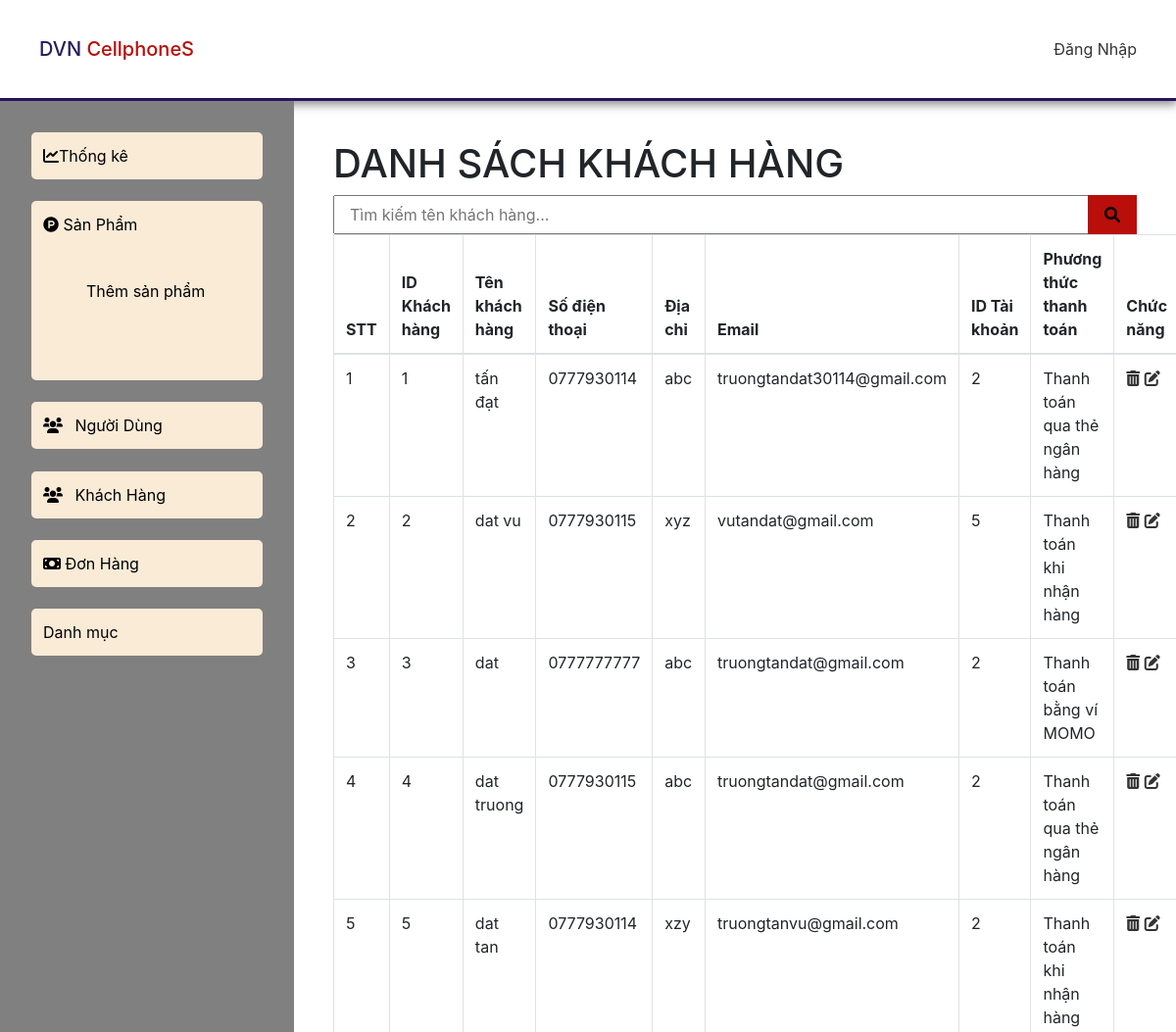
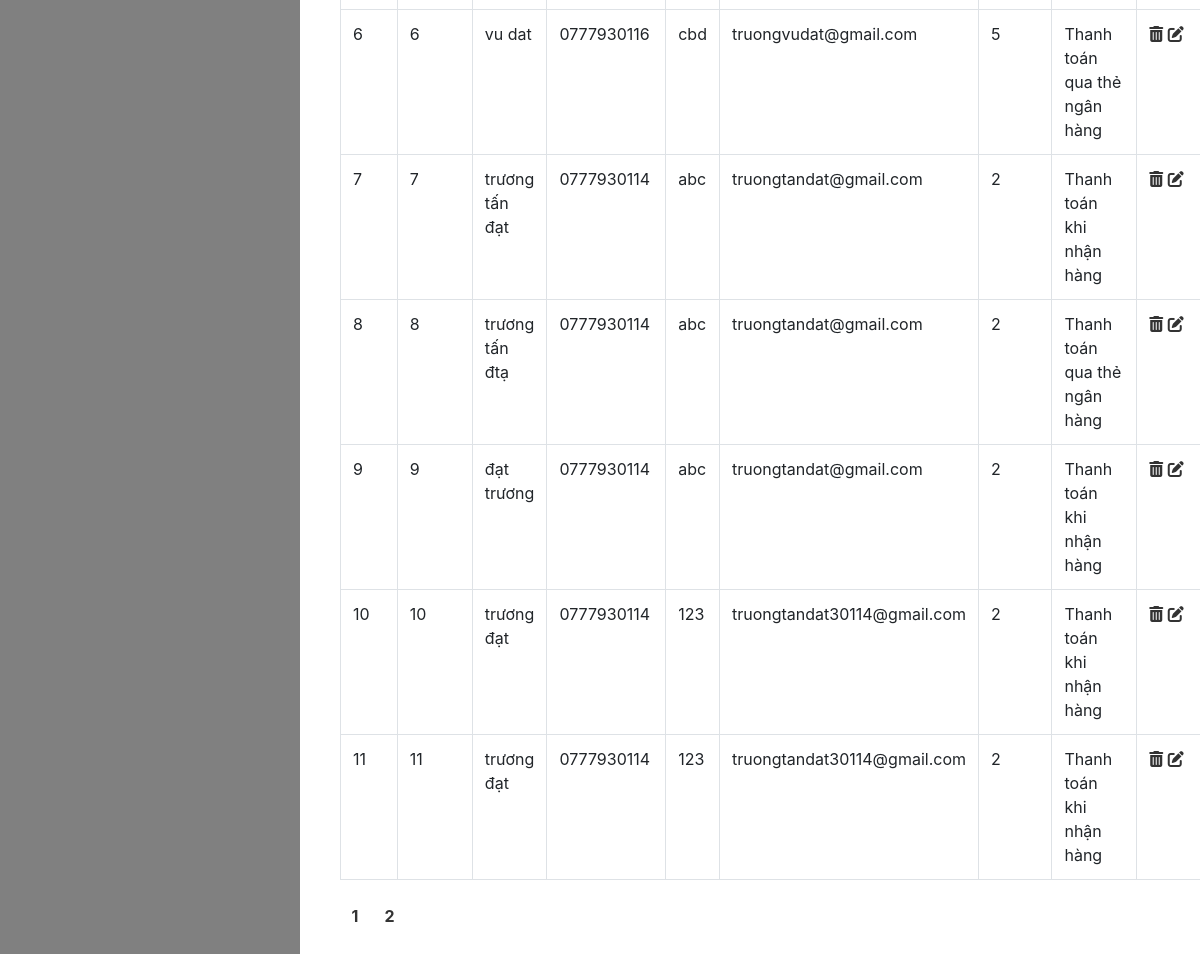
/DVNCellPhoneS/admin_customer.php, run on the app's committed database (2 pictures, top to bottom).
### tables this page shows
CREATE TABLE `customer` (
  `customerID` int(11) NOT NULL,
  `customerName` varchar(255) NOT NULL,
  `customerPhone` varchar(255) NOT NULL,
  `customerAddress` varchar(255) NOT NULL,
  `customerEmail` varchar(255) NOT NULL,
  `accountID` int(11) NOT NULL,
  `customerThanhToan` int(11) NOT NULL
);

CREATE TABLE `phuongthuc_tbl` (
  `thanhtoanID` int(11) NOT NULL,
  `thanhtoanName` varchar(255) NOT NULL
);

### DVNCellPhoneS/admin_customer.php (the view, shortened to what this page needs)
<?php
    include('db/connect.php');
    include('include/useradmin.php');
    if(isset($_SESSION['user'])){
        $user=$_SESSION['user'];
    }else{
        $user=[];
    }
    if(isset($_GET['quanly'])){
        $quanly = $_GET['quanly'];
    }else{
        $quanly = '';
    }
?>
<!DOCTYPE html>
<html lang="en">
<head>
    <link rel="stylesheet" href="css/ad.css">
    <link rel="stylesheet" href="https://cdnjs.cloudflare.com/ajax/libs/font-awesome/6.0.0-beta2/css/all.min.css"
 />
              <link rel="stylesheet" href="https://maxcdn.bootstrapcdn.com/bootstrap/4.4.1/css/bootstrap.min.css">
        <link rel="stylesheet" href="css/admin.css">
        <link rel="stylesheet" href="css/customer.css">
</head>
<?php
      if($quanly=='timkiem'){
        include('timkiem_customer.php');
    }else{
      ?>
<body>
<header class="header">
      <div class="container">
        <div class="logo">
            <h2>
                <span style="color: #281E5D;">DVN</span>
               <span style="color: #B90E0A;">CellphoneS</span>
            </h2>
        </div>
        <?php
            if(isset($user['username'])){
        ?>
        <div class="accout" id="log-and-reg">
          <a href="" class="login"><i class="ti-user"> </i>Xin chào <?php echo $user['username'] ?></a>
          <a onclick="return confirm('Bạn có chắc muốn đăng xuất?');" href="logout.php">Đăng xuất</a>
        </div>
        <?php
            }
            else{
        ?>
                <a href="login.php" class="login"><i class="ti-user"> </i>Đăng Nhập</a>
        <?php
            }
        ?>
      </div>
    </header>
<div class="flex">
    <div class="admin-left">
    <ul>
            <li><a href="admin.php"><i class="fa-solid fa-chart-line"></i>Thống kê</a></li>
            <li><a href="admin_product.php"><i class="fa-brands fa-product-hunt"></i> Sản Phẩm</a>
                <ul>
                    <li><a href="admin_add_product.php">Thêm sản phẩm</a></li>
                </ul>
            </li>
            <li><a href="admin_account.php"><i class="fa-solid fa-users w-5 mr-2"></i> Người Dùng</a></li>
            <li><a href="admin_customer.php"><i class="fa-solid fa-users w-5 mr-2"></i> Khách Hàng</a></li>
            <li><a href="admin_bill.php"><i class="fa-solid fa-money-bill"></i> Đơn Hàng</a></li>
            <li><a href="admin_category.php">Danh mục</a></li>
        </ul>
    </div>
    <div class="content-customer">
                <h1>DANH SÁCH KHÁCH HÀNG</h1>
                <form action="admin_customer.php?quanly=timkiem" class="search-customer-bar" method="POST">
                    <input type="text" placeholder="Tìm kiếm tên khách hàng..." name="tukhoa">
                    <button type="submit" name="timkiem" value="Tìm kiếm"><i class="fa-solid fa-magnifying-glass"></i></button>
                </form>
                <table class="table table-bordered table-hover">
                    <thead>
                        <tr>
                            <th>STT</th>
                            <th>ID Khách hàng</th>
                            <th>Tên khách hàng</th>
                            <th>Số điện thoại</th>
                            <th>Địa chỉ</th>
                            <th>Email</th>
                            <th>ID Tài khoản</th>
                            <th>Phương thức thanh toán</th>
                            <th>Chức năng</th>
                        </tr>
                    </thead>
                    <tbody>
                        <?php
                            $item_page=!empty($_GET['per_page'])?$_GET['per_page']:10;
                            $sql_pd=mysqli_query($con,"select * from customer");
                            $totalRecord=mysqli_num_rows($sql_pd);
                            $totalPage=ceil($totalRecord/$item_page);
                            $i=0;
                            $customer_query=mysqli_query($con,"select * from customer");
                            while($row_customer=mysqli_fetch_array($customer_query)){
                        ?>
                        <tr>
                            <td><?php echo ++$i; ?></td>
                            <td><?php echo $row_customer['customerID'] ?></td>
                            <td><?php echo $row_customer['customerName'] ?></td>
                            <td><?php echo $row_customer['customerPhone'] ?></td>
                            <td><?php echo $row_customer['customerAddress'] ?></td>
                            <td><?php echo $row_customer['customerEmail'] ?></td>
                            <td><?php echo $row_customer['accountID'] ?></td>
                            <?php
                                    $id_thanhtoan=$row_customer['customerThanhToan'];
                                    $row_pd_query=mysqli_query($con,"SELECT * from phuongthuc_tbl where thanhtoanID='$id_thanhtoan'");
                                    while($row_pd=mysqli_fetch_assoc($row_pd_query)){
                                        if($row_pd['thanhtoanID']==$id_thanhtoan){
                            ?>
                            <td><?php echo $row_pd['thanhtoanName']?></td>
                            <?php
                                }
                            }
                            ?>
                            <td>
                                <div class="customer-function">
                                    <a onclick="return confirm('Bạn có muốn xóa khách hàng này?');" href="?pagelayout=delete&&id=<?php echo $row_customer['customerID']; ?>"><i class="fa-solid fa-trash-can"></i></a>
                                    <a onclick="return confirm('Bạn có muốn sửa thông tin khách hàng này?');" href="admin_edit_customer.php?pagelayout=edit&&id=<?php echo $row_customer['customerID']; ?>?"><i class="fa-solid fa-pen-to-square"></i></a>
                                </div>
                            </td>
                        </tr>
                        <?php
                        }
                        ?>
                    </tbody>
                </table>
                <div class="pagination">
                <ul id="paging">
                            <?php for($number=1;$number<=$totalPage;$number++){
                            ?>
                            <li><a href="?admin_account&&per_page=10&page=<?php echo $number;?>"><?php echo $number;?></a></li>
                            <?php
                            }
                            ?>
                        </ul>
                </div>
        </div>
        </div>
</body>
<?php } ?>
</html>

### DVNCellPhoneS/css/ad.css (style rules this page uses)
article, aside, details, figcaption, figure, footer, header, hgroup, menu, nav, section { display: block; }
body { line-height: 1; }
ol, ul { list-style: none; }
table { border-collapse: collapse; border-spacing: 0; }
html { --red-header-cl: #f73838; --blue-main-cl: #28135d; --red-hover-cl: rgb(185, 14, 10); --time-trans-hover: 0.3s; }
body { width: 100%; margin: 0px; padding: 0px; box-sizing: border-box; }
.container { width: 100%; height: auto; margin: 0 auto; padding-left: 15px; padding-right: 15px; position: relative; }
.header { border-bottom: solid var(--blue-main-cl); -webkit-box-shadow: 0px 12px 16px -15px rgba(0, 0, 0, 0.2); -moz-box-shadow: 0px 12px 16px -15px rgba(0, 0, 0, 0.2); box-shadow: 0px 12px 16px -15px rgba(0, 0, 0, 0.2); }
.header .container { display: flex; align-items: center; justify-content: space-between; padding: 5px 10px; height: 100px; }

### DVNCellPhoneS/css/admin.css (style rules this page uses)
* { padding: 0; margin: 0; box-sizing: border-box; }
a { color:#333; text-decoration: none; }
.header { width: 100%; height: auto; box-shadow: 0 2px 10px 1px rgb(0 0 0 / 50%); }
.logo h2 { margin: 0; font-size: 20px; padding-right: 0; }
.logo h2 span { padding: 0; }
#productlist table, th, td { border: 1px solid #333; }
.pagination { width: 100%; }
.pagination ul { text-align: center; }
.pagination ul li { display: inline-table; width: 30px; height: 60px; line-height: 40px; position: relative; }
.pagination ul li a { color: #333; font-size: 16px; font-weight: bold; }
.flex { display: flex; }
.admin-left { width: 30%; background: grey; height: auto; }
.admin-left ul { padding: 2rem; }
.admin-left ul li { margin-bottom: 1.4rem; background: antiquewhite; padding: 0.75rem; border-radius: 5px; }

### DVNCellPhoneS/css/customer.css (style rules this page uses)
.content-customer { width: 90%; padding: 40px 40px 0px; margin: 0 auto; height: auto; }
#customer table, th, td { border: 1px solid #333; }
.search-customer-bar { display: flex; position: relative; }
.search-customer-bar input[type="text"] { height: 40px; width: 1000px; padding: 0 15px; outline: none; }
.search-customer-bar button { position: absolute; top: 0; bottom: 0; right: 0; width: 50px; background-color: #B90E0A; border: none; cursor: pointer; }

### DVNCellPhoneS/admin_customer.php (style rules this page uses)
.content-customer { width: 75%; padding: 40px 40px 0px; margin: 0 auto; height: auto; }
.admin-left a { text-decoration: none; color: black; }
.flex { display: flex; }
.admin-left { width: 25%; background: grey; height: auto; }
.admin-left ul { padding: 2rem; }
.admin-left ul li { margin-bottom: 1.4rem; background: antiquewhite; padding: 0.75rem; border-radius: 5px; }

### data on the page
customer: customerID "1", customerName "tấn đạt", customerPhone "0777930114", customerAddress "abc", customerEmail "truongtandat30114@gmail.com", accountID "2"
phuongthuc_tbl: thanhtoanName "Thanh toán qua thẻ ngân hàng"
customer: customerID "2", customerName "dat vu", customerPhone "0777930115", customerAddress "xyz", customerEmail "vutandat@gmail.com", accountID "5"
phuongthuc_tbl: thanhtoanName "Thanh toán khi nhận hàng"
customer: customerID "3", customerName "dat", customerPhone "0777777777", customerAddress "abc", customerEmail "truongtandat@gmail.com", accountID "2"
phuongthuc_tbl: thanhtoanName "Thanh toán bằng ví MOMO"
customer: customerID "4", customerName "dat truong", customerPhone "0777930115", customerAddress "abc", customerEmail "truongtandat@gmail.com", accountID "2"
customer: customerID "5", customerName "dat tan", customerPhone "0777930114", customerAddress "xzy", customerEmail "truongtanvu@gmail.com", accountID "2"
customer: customerID "6", customerName "vu dat", customerPhone "0777930116", customerAddress "cbd", customerEmail "truongvudat@gmail.com", accountID "5"
customer: customerID "7", customerName "trương tấn đạt", customerPhone "0777930114", customerAddress "abc", customerEmail "truongtandat@gmail.com", accountID "2"
customer: customerID "8", customerName "trương tấn đtạ", customerPhone "0777930114", customerAddress "abc", customerEmail "truongtandat@gmail.com", accountID "2"
customer: customerID "9", customerName "đạt trương", customerPhone "0777930114", customerAddress "abc", customerEmail "truongtandat@gmail.com", accountID "2"
customer: customerID "10", customerName "trương đạt", customerPhone "0777930114", customerAddress "123", customerEmail "truongtandat30114@gmail.com", accountID "2"
customer: customerID "11", customerName "trương đạt", customerPhone "0777930114", customerAddress "123", customerEmail "truongtandat30114@gmail.com", accountID "2"
